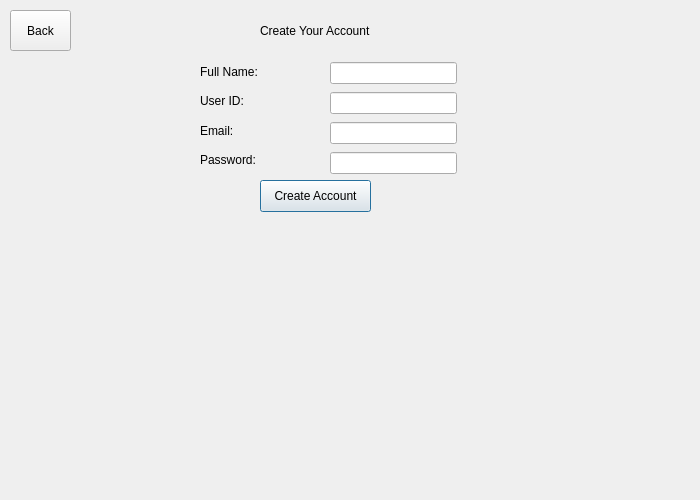
<?xml version="1.0" encoding="UTF-8"?>
<ui version="4.0">
 <class>createaccountpage</class>
 <widget class="QDialog" name="createaccountpage">
  <property name="geometry">
   <rect>
    <x>0</x>
    <y>0</y>
    <width>700</width>
    <height>500</height>
   </rect>
  </property>
  <property name="windowTitle">
   <string>Dialog</string>
  </property>
  <property name="styleSheet">
   <string notr="true">background-color:light gray</string>
  </property>
  <widget class="QWidget" name="layoutWidget">
   <property name="geometry">
    <rect>
     <x>200</x>
     <y>60</y>
     <width>111</width>
     <height>111</height>
    </rect>
   </property>
   <layout class="QVBoxLayout" name="verticalLayout">
    <item>
     <widget class="QLabel" name="label_2">
      <property name="text">
       <string>Full Name:</string>
      </property>
     </widget>
    </item>
    <item>
     <widget class="QLabel" name="label_3">
      <property name="text">
       <string>User ID:</string>
      </property>
     </widget>
    </item>
    <item>
     <widget class="QLabel" name="label_4">
      <property name="text">
       <string>Email:</string>
      </property>
     </widget>
    </item>
    <item>
     <widget class="QLabel" name="label_5">
      <property name="text">
       <string>Password:</string>
      </property>
     </widget>
    </item>
   </layout>
  </widget>
  <widget class="QPushButton" name="pushButton">
   <property name="geometry">
    <rect>
     <x>260</x>
     <y>180</y>
     <width>111</width>
     <height>32</height>
    </rect>
   </property>
   <property name="text">
    <string>Create Account</string>
   </property>
  </widget>
  <widget class="QLabel" name="label">
   <property name="geometry">
    <rect>
     <x>260</x>
     <y>20</y>
     <width>131</width>
     <height>21</height>
    </rect>
   </property>
   <property name="text">
    <string>Create Your Account</string>
   </property>
  </widget>
  <widget class="QWidget" name="layoutWidget_2">
   <property name="geometry">
    <rect>
     <x>330</x>
     <y>60</y>
     <width>127</width>
     <height>116</height>
    </rect>
   </property>
   <layout class="QVBoxLayout" name="verticalLayout_2">
    <item>
     <widget class="QLineEdit" name="usertext"/>
    </item>
    <item>
     <widget class="QLineEdit" name="usertext_2"/>
    </item>
    <item>
     <widget class="QLineEdit" name="usertext_3"/>
    </item>
    <item>
     <widget class="QLineEdit" name="usertext_4"/>
    </item>
   </layout>
  </widget>
  <widget class="QLabel" name="errormessageaccount">
   <property name="geometry">
    <rect>
     <x>200</x>
     <y>230</y>
     <width>241</width>
     <height>61</height>
    </rect>
   </property>
   <property name="text">
    <string/>
   </property>
   <property name="wordWrap">
    <bool>true</bool>
   </property>
  </widget>
  <widget class="QPushButton" name="backButton">
   <property name="geometry">
    <rect>
     <x>10</x>
     <y>10</y>
     <width>61</width>
     <height>41</height>
    </rect>
   </property>
   <property name="text">
    <string>Back</string>
   </property>
  </widget>
 </widget>
 <resources/>
 <connections/>
</ui>
